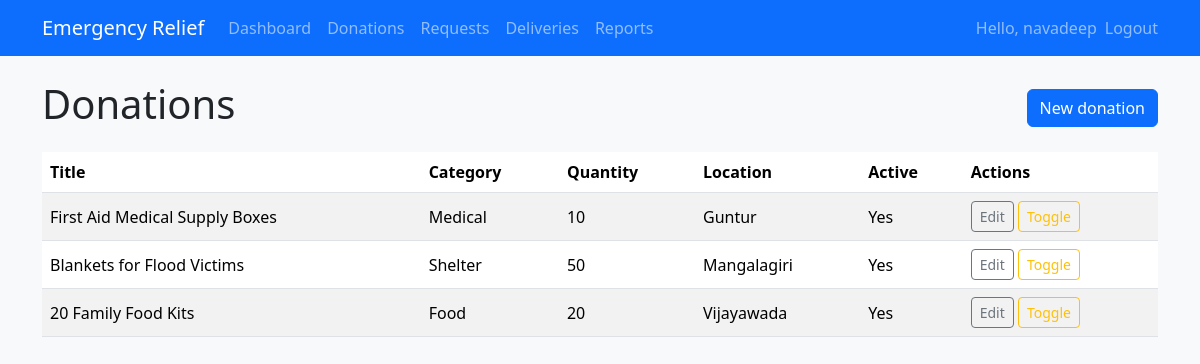
The app's page /donations/ (signed in) with its own data.
### core/models.py (models this page shows, shortened)
class Donation(models.Model):
    donor = models.ForeignKey(
        settings.AUTH_USER_MODEL,
        on_delete=models.CASCADE,
        related_name="donations",
    )
    title = models.CharField(max_length=200)
    description = models.TextField(blank=True)
    category = models.CharField(max_length=100, blank=True)
    quantity = models.PositiveIntegerField(default=1)
    location = models.CharField(max_length=255)
    is_active = models.BooleanField(default=True)
    created_at = models.DateTimeField(default=timezone.now)

### core/views.py (the view)
# urls.py: path("donations/", views.donation_list, name="donation_list"),
@login_required
def donation_list(request):
    role = get_user_role(request.user)
    if role == UserProfile.Roles.DONOR:
        donations = Donation.objects.filter(donor=request.user).order_by("-created_at")
    elif role in (UserProfile.Roles.ADMIN, UserProfile.Roles.COORDINATOR):
        donations = Donation.objects.all().order_by("-created_at")
    else:
        raise PermissionDenied
    return render(request, "core/donation_list.html", {"donations": donations, "role": role})

### core/views.py (called while the page is built)
def get_user_role(user) -> str | None:
    if not user.is_authenticated:
        return None
    if user.is_superuser:
        return UserProfile.Roles.ADMIN
    try:
        return user.profile.role
    except UserProfile.DoesNotExist:
        return None

### core/templates/core/donation_list.html (shortened to what this page needs)
{% extends "core/base.html" %}
{% block content %}
<div class="d-flex justify-content-between align-items-center mb-3">
    <h1>Donations</h1>
    <a href="{% url 'core:donation_create' %}" class="btn btn-primary">New donation</a>
</div>
{% include "core/partials/donation_table.html" with donations=donations %}
{% endblock %}

### core/templates/core/base.html (shortened to what this page needs)
{% load static %}
<!DOCTYPE html>
<html lang="en">
<head>
    <link href="https://cdn.jsdelivr.net/npm/bootstrap@5.3.3/dist/css/bootstrap.min.css" rel="stylesheet">
</head>
<body class="bg-light">
<nav class="navbar navbar-expand-lg navbar-dark bg-primary mb-4">
    <div class="container">
        <a class="navbar-brand" href="{% url 'core:home' %}">Emergency Relief</a>
        <div class="collapse navbar-collapse" id="navbarNav">
            <ul class="navbar-nav me-auto">
                {% if user.is_authenticated %}
                    <li class="nav-item"><a class="nav-link" href="{% url 'core:dashboard' %}">Dashboard</a></li>
                    <li class="nav-item"><a class="nav-link" href="{% url 'core:donation_list' %}">Donations</a></li>
                    <li class="nav-item"><a class="nav-link" href="{% url 'core:request_list' %}">Requests</a></li>
                    <li class="nav-item"><a class="nav-link" href="{% url 'core:delivery_list' %}">Deliveries</a></li>
                    <li class="nav-item"><a class="nav-link" href="{% url 'core:transparency_report' %}">Reports</a></li>
                {% endif %}
            </ul>
            <ul class="navbar-nav ms-auto">
                {% if user.is_authenticated %}
                    <li class="nav-item">
                        <span class="navbar-text me-2">Hello, {{ user.username }}</span>
                    </li>
                    <li class="nav-item">
                        <form method="post" action="{% url 'logout' %}" class="d-inline">
                            <button type="submit" class="btn btn-link nav-link p-0 m-0 align-baseline">
                                Logout
                            </button>
                        </form>
                    </li>
                {% endif %}
            </ul>
        </div>
    </div>
</nav>
<main class="container mb-4">
    {% block content %}{% endblock %}
</main>
</body>
</html>

### core/templates/core/partials/donation_table.html
{% if donations %}
<table class="table table-striped align-middle">
    <thead>
    <tr>
        <th>Title</th>
        <th>Category</th>
        <th>Quantity</th>
        <th>Location</th>
        <th>Active</th>
        <th>Actions</th>
    </tr>
    </thead>
    <tbody>
    {% for d in donations %}
        <tr>
            <td>{{ d.title }}</td>
            <td>{{ d.category|default:"-" }}</td>
            <td>{{ d.quantity }}</td>
            <td>{{ d.location }}</td>
            <td>{{ d.is_active|yesno:"Yes,No" }}</td>
            <td>
                <a href="{% url 'core:donation_update' d.pk %}" class="btn btn-sm btn-outline-secondary">Edit</a>
                <a href="{% url 'core:donation_toggle_active' d.pk %}" class="btn btn-sm btn-outline-warning">Toggle</a>
            </td>
        </tr>
    {% endfor %}
    </tbody>
    </table>
{% else %}
    <p class="text-muted">No donations yet.</p>
{% endif %}

### records on screen
Donation: title "First Aid Medical Supply Boxes", category "Medical", quantity "10", location "Guntur", is_active "Yes"
Donation: title "Blankets for Flood Victims", category "Shelter", quantity "50", location "Mangalagiri", is_active "Yes"
Donation: title "20 Family Food Kits", category "Food", quantity "20", location "Vijayawada", is_active "Yes"

### other values on screen
{{ user.username }} "navadeep"
